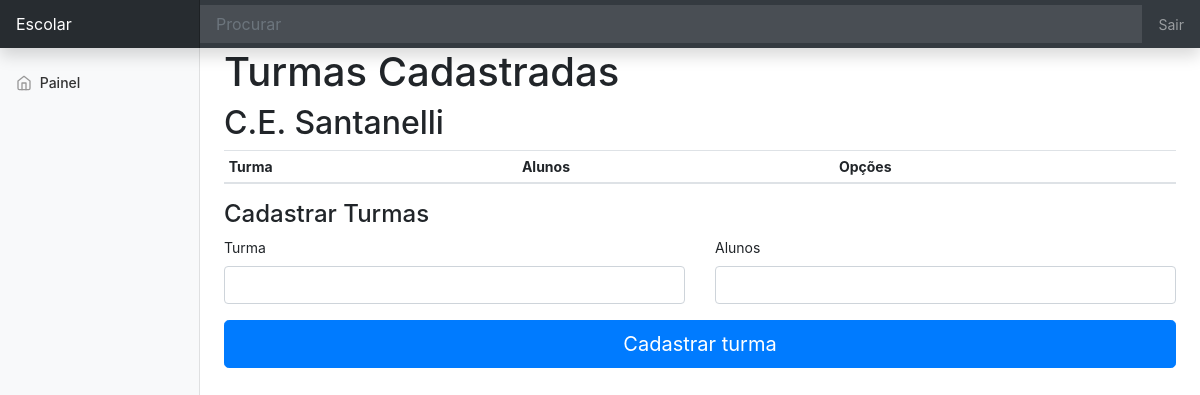
Before: /turmas/1 with the older database file.
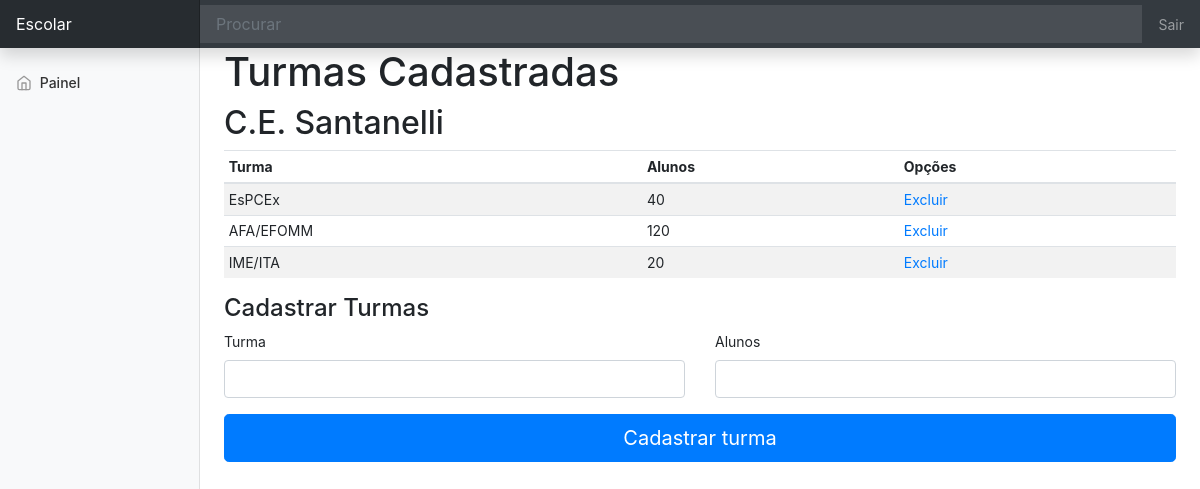
After: the same page with the newer database file.
### app.py (models this page shows, shortened)
class Classes(db.Model):
    id = db.Column(db.Integer, primary_key = True)
    name = db.Column(db.String(200), nullable = False)
    students = db.Column(db.Integer, default = 0)
    school = db.Column(db.String(200), nullable = False)

### app.py (the view)
@app.route('/turmas/<int:id>', methods=['POST', 'GET'])
def update(id):
    school_sel = School.query.filter_by(id = id).all()
    school_name = school_sel[0].name
    classes = Classes.query.filter_by(school = school_sel[0].name).all()
    if request.method == 'POST':
        turma = request.form['turma']
        alunos = request.form['alunos']
        total_alunos = school_sel[0].students
        total_alunos = total_alunos + int(alunos)
        new_class = Classes(name = turma, students = alunos, school = school_sel[0].name)
        school = School.query.get_or_404(id)
        school.students = total_alunos
        try:
            db.session.add(new_class)
            db.session.commit()
        except:
            return "There was an issue"
        return redirect('/turmas/'+str(id))
    else:
        return render_template('turmas.html', classes = classes, school_name = school_name, id = id)

### templates/turmas.html (shortened to what this page needs)
{% extends 'base.html' %}
{% block body %}
<div class="container-fluid">
  <div class="row">
    <nav id="sidebarMenu" class="col-md-3 col-lg-2 d-md-block bg-light sidebar collapse">
      <div class="sidebar-sticky pt-3">
        <ul class="nav flex-column">
          <li class="nav-item">
            <a class="nav-link" href="#">
              <span data-feather="home"></span>
              Painel<span class="sr-only">(current)</span>
            </a>
          </li>
        </ul>
      </div>
    </nav>
    <main role="main" class="col-md-9 ml-sm-auto col-lg-10 px-md-4">
      <h1>Turmas Cadastradas</h1>
      <h2>{{ school_name }}</h2>
      <div class="table-responsive">
        <table class="table table-striped table-sm">
          <thead>
            <tr>
              <th>Turma</th>
              <th>Alunos</th>
              <th>Opções</th>
            </tr>
          </thead>
          <tbody>
            {% for class_sel in classes %}
            <tr>
                <td>{{ class_sel.name }}</td>
                <td>{{ class_sel.students }}</td>
                <td>
                    <a href="/excluir_turma?sc={{id}}&cl={{class_sel.id}}">Excluir</a>
                </td>
            </tr>
            {% endfor %}
          </tbody>
        </table>
      </div>
      <h4>Cadastrar Turmas</h4>
      <form action="/turmas/{{ id }}" method="POST" class="needs-validation" novalidate>
        <div class="row">
          <div class="col-md-6 mb-3">
            <label for="firstName">Turma</label>
            <input type="text" class="form-control" id="turma" name="turma" placeholder="" value="" required>
          </div>
          <div class="col-md-6 mb-3">
            <label for="lastName">Alunos</label>
            <input type="number" class="form-control" id="alunos" name="alunos" placeholder="" value="" required>
          </div>
        </div>
        <button class="btn btn-primary btn-lg btn-block" type="submit">Cadastrar turma</button>
      </form>
    </main>
        </div>
 </div>
{% endblock %}

Changed rows visible on the page:
added Classes: name "EsPCEx", students "40"
added Classes: name "AFA/EFOMM", students "120"
added Classes: name "IME/ITA", students "20"
